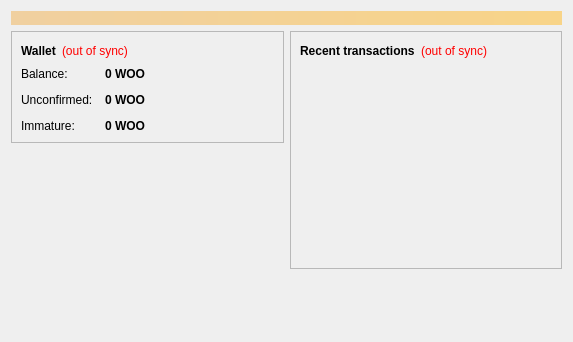
<?xml version="1.0" encoding="UTF-8"?>
<ui version="4.0">
 <class>OverviewPage</class>
 <widget class="QWidget" name="OverviewPage">
  <property name="geometry">
   <rect>
    <x>0</x>
    <y>0</y>
    <width>573</width>
    <height>342</height>
   </rect>
  </property>
  <property name="windowTitle">
   <string>Form</string>
  </property>
  <layout class="QVBoxLayout" name="topLayout">
   <item>
    <widget class="QLabel" name="labelAlerts">
     <property name="visible">
      <bool>false</bool>
     </property>
     <property name="styleSheet">
      <string notr="true">background-color: qlineargradient(x1: 0, y1: 0, x2: 1, y2: 0, stop:0 #F0D0A0, stop:1 #F8D488); color:#000000;</string>
     </property>
     <property name="wordWrap">
      <bool>true</bool>
     </property>
     <property name="margin">
      <number>3</number>
     </property>
    </widget>
   </item>
   <item>
    <layout class="QHBoxLayout" name="horizontalLayout" stretch="1,1">
     <item>
      <layout class="QVBoxLayout" name="verticalLayout_2">
       <item>
        <widget class="QFrame" name="frame">
         <property name="frameShape">
          <enum>QFrame::StyledPanel</enum>
         </property>
         <property name="frameShadow">
          <enum>QFrame::Raised</enum>
         </property>
         <layout class="QVBoxLayout" name="verticalLayout_4">
          <item>
           <layout class="QHBoxLayout" name="horizontalLayout_4">
            <item>
             <widget class="QLabel" name="label_5">
              <property name="font">
               <font>
                <weight>75</weight>
                <bold>true</bold>
               </font>
              </property>
              <property name="text">
               <string>Wallet</string>
              </property>
             </widget>
            </item>
            <item>
             <widget class="QLabel" name="labelWalletStatus">
              <property name="toolTip">
               <string>The displayed information may be out of date. Your wallet automatically synchronizes with the WOOLFCOIN network after a connection is established, but this process has not completed yet.</string>
              </property>
              <property name="styleSheet">
               <string notr="true">QLabel { color: red; }</string>
              </property>
              <property name="text">
               <string notr="true">(out of sync)</string>
              </property>
              <property name="alignment">
               <set>Qt::AlignLeading|Qt::AlignLeft|Qt::AlignVCenter</set>
              </property>
             </widget>
            </item>
            <item>
             <spacer name="horizontalSpacer_2">
              <property name="orientation">
               <enum>Qt::Horizontal</enum>
              </property>
              <property name="sizeHint" stdset="0">
               <size>
                <width>40</width>
                <height>20</height>
               </size>
              </property>
             </spacer>
            </item>
           </layout>
          </item>
          <item>
           <layout class="QFormLayout" name="formLayout_2">
            <property name="fieldGrowthPolicy">
             <enum>QFormLayout::AllNonFixedFieldsGrow</enum>
            </property>
            <property name="horizontalSpacing">
             <number>12</number>
            </property>
            <property name="verticalSpacing">
             <number>12</number>
            </property>
            <item row="0" column="0">
             <widget class="QLabel" name="label">
              <property name="text">
               <string>Balance:</string>
              </property>
             </widget>
            </item>
            <item row="0" column="1">
             <widget class="QLabel" name="labelBalance">
              <property name="font">
               <font>
                <weight>75</weight>
                <bold>true</bold>
               </font>
              </property>
              <property name="cursor">
               <cursorShape>IBeamCursor</cursorShape>
              </property>
              <property name="toolTip">
               <string>Your current balance</string>
              </property>
              <property name="text">
               <string notr="true">0 WOO</string>
              </property>
              <property name="textInteractionFlags">
               <set>Qt::LinksAccessibleByMouse|Qt::TextSelectableByKeyboard|Qt::TextSelectableByMouse</set>
              </property>
             </widget>
            </item>
            <item row="1" column="0">
             <widget class="QLabel" name="label_3">
              <property name="text">
               <string>Unconfirmed:</string>
              </property>
             </widget>
            </item>
            <item row="1" column="1">
             <widget class="QLabel" name="labelUnconfirmed">
              <property name="font">
               <font>
                <weight>75</weight>
                <bold>true</bold>
               </font>
              </property>
              <property name="cursor">
               <cursorShape>IBeamCursor</cursorShape>
              </property>
              <property name="toolTip">
               <string>Total of transactions that have yet to be confirmed, and do not yet count toward the current balance</string>
              </property>
              <property name="text">
               <string notr="true">0 WOO</string>
              </property>
              <property name="textInteractionFlags">
               <set>Qt::LinksAccessibleByMouse|Qt::TextSelectableByKeyboard|Qt::TextSelectableByMouse</set>
              </property>
             </widget>
            </item>
            <item row="2" column="0">
             <widget class="QLabel" name="labelImmatureText">
              <property name="text">
               <string>Immature:</string>
              </property>
             </widget>
            </item>
            <item row="2" column="1">
             <widget class="QLabel" name="labelImmature">
              <property name="font">
               <font>
                <weight>75</weight>
                <bold>true</bold>
               </font>
              </property>
              <property name="toolTip">
               <string>Mined balance that has not yet matured</string>
              </property>
              <property name="text">
               <string notr="true">0 WOO</string>
              </property>
              <property name="textInteractionFlags">
               <set>Qt::LinksAccessibleByMouse|Qt::TextSelectableByKeyboard|Qt::TextSelectableByMouse</set>
              </property>
             </widget>
            </item>
           </layout>
          </item>
         </layout>
        </widget>
       </item>
       <item>
        <spacer name="verticalSpacer">
         <property name="orientation">
          <enum>Qt::Vertical</enum>
         </property>
         <property name="sizeHint" stdset="0">
          <size>
           <width>20</width>
           <height>40</height>
          </size>
         </property>
        </spacer>
       </item>
      </layout>
     </item>
     <item>
      <layout class="QVBoxLayout" name="verticalLayout_3">
       <item>
        <widget class="QFrame" name="frame_2">
         <property name="frameShape">
          <enum>QFrame::StyledPanel</enum>
         </property>
         <property name="frameShadow">
          <enum>QFrame::Raised</enum>
         </property>
         <layout class="QVBoxLayout" name="verticalLayout">
          <item>
           <layout class="QHBoxLayout" name="horizontalLayout_2">
            <item>
             <widget class="QLabel" name="label_4">
              <property name="text">
               <string>&lt;b&gt;Recent transactions&lt;/b&gt;</string>
              </property>
             </widget>
            </item>
            <item>
             <widget class="QLabel" name="labelTransactionsStatus">
              <property name="toolTip">
               <string>The displayed information may be out of date. Your wallet automatically synchronizes with the WOOLFCOIN network after a connection is established, but this process has not completed yet.</string>
              </property>
              <property name="styleSheet">
               <string notr="true">QLabel { color: red; }</string>
              </property>
              <property name="text">
               <string notr="true">(out of sync)</string>
              </property>
              <property name="alignment">
               <set>Qt::AlignRight|Qt::AlignTrailing|Qt::AlignVCenter</set>
              </property>
             </widget>
            </item>
            <item>
             <spacer name="horizontalSpacer">
              <property name="orientation">
               <enum>Qt::Horizontal</enum>
              </property>
              <property name="sizeHint" stdset="0">
               <size>
                <width>40</width>
                <height>20</height>
               </size>
              </property>
             </spacer>
            </item>
           </layout>
          </item>
          <item>
           <widget class="QListView" name="listTransactions">
            <property name="styleSheet">
             <string notr="true">QListView { background: transparent; }</string>
            </property>
            <property name="frameShape">
             <enum>QFrame::NoFrame</enum>
            </property>
            <property name="verticalScrollBarPolicy">
             <enum>Qt::ScrollBarAlwaysOff</enum>
            </property>
            <property name="horizontalScrollBarPolicy">
             <enum>Qt::ScrollBarAlwaysOff</enum>
            </property>
            <property name="selectionMode">
             <enum>QAbstractItemView::NoSelection</enum>
            </property>
           </widget>
          </item>
         </layout>
        </widget>
       </item>
       <item>
        <spacer name="verticalSpacer_2">
         <property name="orientation">
          <enum>Qt::Vertical</enum>
         </property>
         <property name="sizeHint" stdset="0">
          <size>
           <width>20</width>
           <height>40</height>
          </size>
         </property>
        </spacer>
       </item>
      </layout>
     </item>
    </layout>
   </item>
  </layout>
 </widget>
 <resources/>
 <connections/>
</ui>
